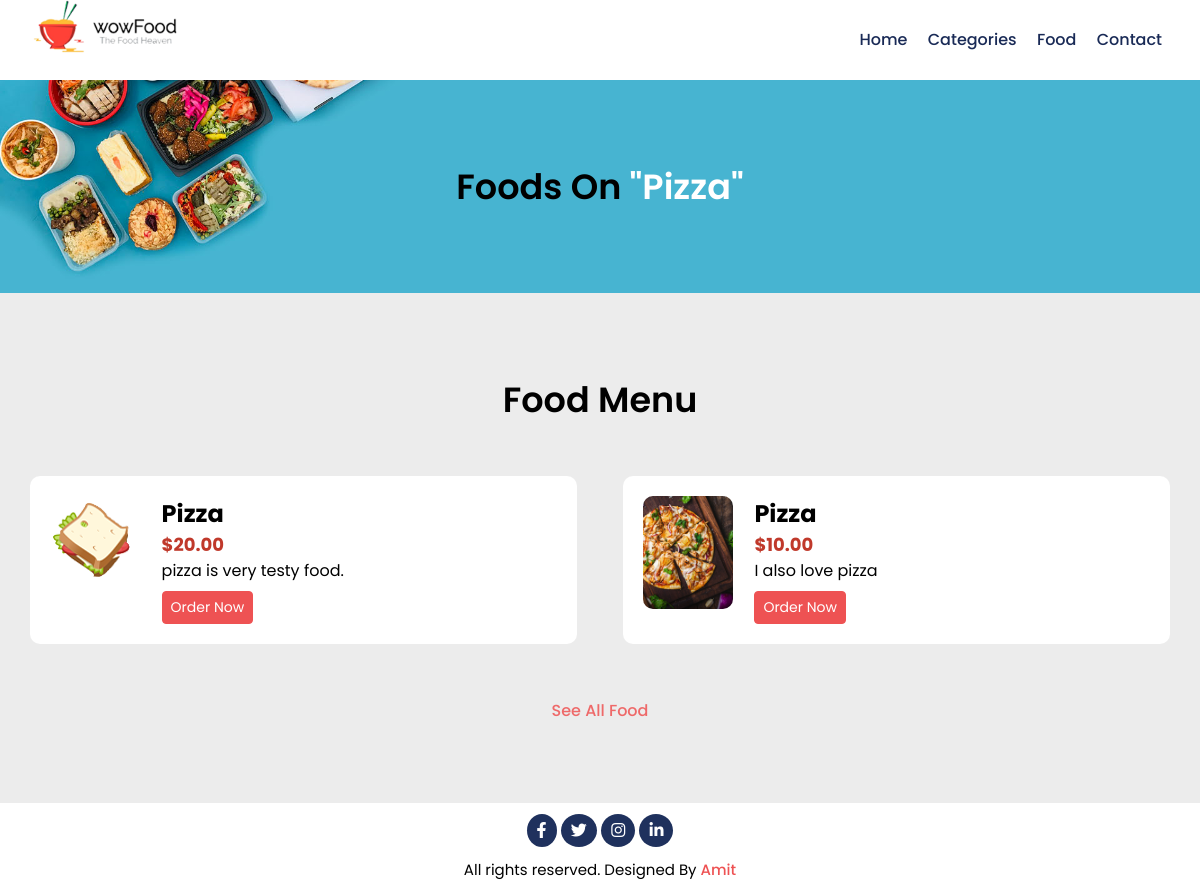
The app's page /category-foods.php?category_id=22 with its own data.
### tables this page shows
CREATE TABLE `tbl_category` (
  `id` int(11) NOT NULL,
  `title` varchar(100) NOT NULL,
  `image_name` varchar(255) NOT NULL,
  `featured` varchar(10) NOT NULL,
  `active` varchar(10) NOT NULL
);

CREATE TABLE `tbl_food` (
  `id` int(11) NOT NULL,
  `title` varchar(100) NOT NULL,
  `description` text NOT NULL,
  `price` decimal(10,2) NOT NULL,
  `image_name` varchar(255) NOT NULL,
  `category_id` int(10) UNSIGNED NOT NULL,
  `featured` varchar(10) NOT NULL,
  `active` varchar(10) NOT NULL
);

### category-foods.php (the view, shortened to what this page needs)
<?php
  require_once('partials-front/header-menu.php');
  if(isset($_GET['category_id'])){
    $category_id = $_GET['category_id'];
    $sql = mysqli_query($connection, "SELECT title FROM tbl_category WHERE id = '$category_id'");
    $rows = mysqli_fetch_assoc($sql);
    $category_title = $rows['title'];
  }
?>
      <div class="food-search">
        <div class="container">
         <h2>Foods On <span>"<?php echo $category_title; ?>"</span></h2>
        </div>
      </div>
      <div class="menu-area">
        <div class="container">
          <h2>Food Menu</h2>
          <div class="food-menu">
            <?php
              $sql_2 = mysqli_query($connection, "SELECT * FROM tbl_food WHERE category_id = $category_id ");
              $count2 = mysqli_num_rows($sql_2);
              if($count2 > 0){
                while($rows2 = mysqli_fetch_assoc($sql_2)) :
                  $title = $rows2['title'];
                  $price = $rows2['price'];
                  $description = $rows2['description'];
                  $image_name = $rows2['image_name'];  ?>
                  <div class="col-6">
                    <div class="food-img">
                      <?php
                        if($image_name != ""){
                          ?>
                          <img src="<?php echo SITEURL; ?>/img/food/<?php echo $image_name; ?>" alt="burger">
                          <?php
                        }else{
                          echo "Image not Found";
                        }
                      ?>
                    </div>
                    <div class="food-des">
                      <h3><?php echo $title; ?></h3>
                      <h4><?php echo '$'.$price; ?></h4>
                      <p><?php echo $description; ?></p>
                      <a class="btn-menu btn-primary" href="order.php">Order Now</a>
                    </div>
                  </div>
                  <?php endwhile; ?>
                  <?php
              }else{
                echo "Food Not Avilable!";
              }
            ?>
          </div>
         <p class="text-center" ><a href="">See All Food</a></p>
        </div>
      </div>
      <footer class="footer-area">
        <div class="container">
          <div class="social-icon">
            <a href=""><i class="fa-brands fa-facebook-f"></i></a>
            <a href=""><i class="fa-brands fa-twitter"></i></a>
            <a href=""><i class="fa-brands fa-instagram"></i></a>
            <a href=""><i class="fa-brands fa-linkedin-in"></i></a>
          </div>
          <p>All rights reserved. Designed By <span>Amit</span></p>
        </div>
      </footer>
</body>
</html>

### css/style.css (style rules this page uses)
* { margin: 0; padding: 0; font-family: 'Poppins', sans-serif; box-sizing: border-box; }
h2 { text-align: center; font-size: 35px; font-weight: 600; }
h3 { font-size: 24px; }
h4 { font-size: 18px; color: #c0392b; }
.container { max-width: 95%; margin: 0 auto; }
.btn-primary { padding: 8px 15px; color: #ffffff; background-color: #ee5253; font-size: 15px; border: 1px solid #ee5253; border-radius: 4px; }
.food-search { background-image: url('../img/bg.jpg'); background-repeat: no-repeat; background-position: center; background-size: cover; text-align: center; padding: 80px 0; }
.food-search span { color: #ffffff; }
.menu-area { padding: 80px 0; background-color: #ECECEC; }
.btn-menu { text-decoration: none; padding: 5px 8px; font-size: 14px; display: inline-block; margin-top: 8px; }
.menu-area .food-menu { display: flex; flex-direction: row; flex-wrap: wrap; justify-content: space-between; margin-top: 50px; }
.col-6 { flex-basis: 48%; padding: 20px; background-color: #ffffff; border-radius: 10px; margin-bottom: 3%; }
.food-img { width: 20%; float: left; margin-right: 2%; overflow: hidden; }
.food-img img { width: 90px; height: auto; object-fit: cover; border-radius: 10px; }
.food-des { width: 75%; overflow: hidden; }
.menu-area .text-center { text-align: center; margin-top: 20px; }
.menu-area .text-center a { text-align: center; color: #ee5252d8; font-size: 16px; font-weight: 500; text-decoration: none; }
.footer-area { padding: 15px; text-align: center; }
.footer-area p { font-size: 15px; }
.footer-area p span { color: #ee5253; font-weight: 500; }
.social-icon { margin-bottom: 15px; }
.social-icon a { color: #ffffff; height: 20px; width: 20px; border-radius: 100%; background-color: #1f315d; padding: 5px 10px; }

### records on screen
tbl_category: title "Pizza"
tbl_food: image_name (picture), title "Pizza", price "20.00", description "pizza is very testy food."
tbl_food: image_name (picture), title "Pizza", price "10.00", description "I also love pizza"
